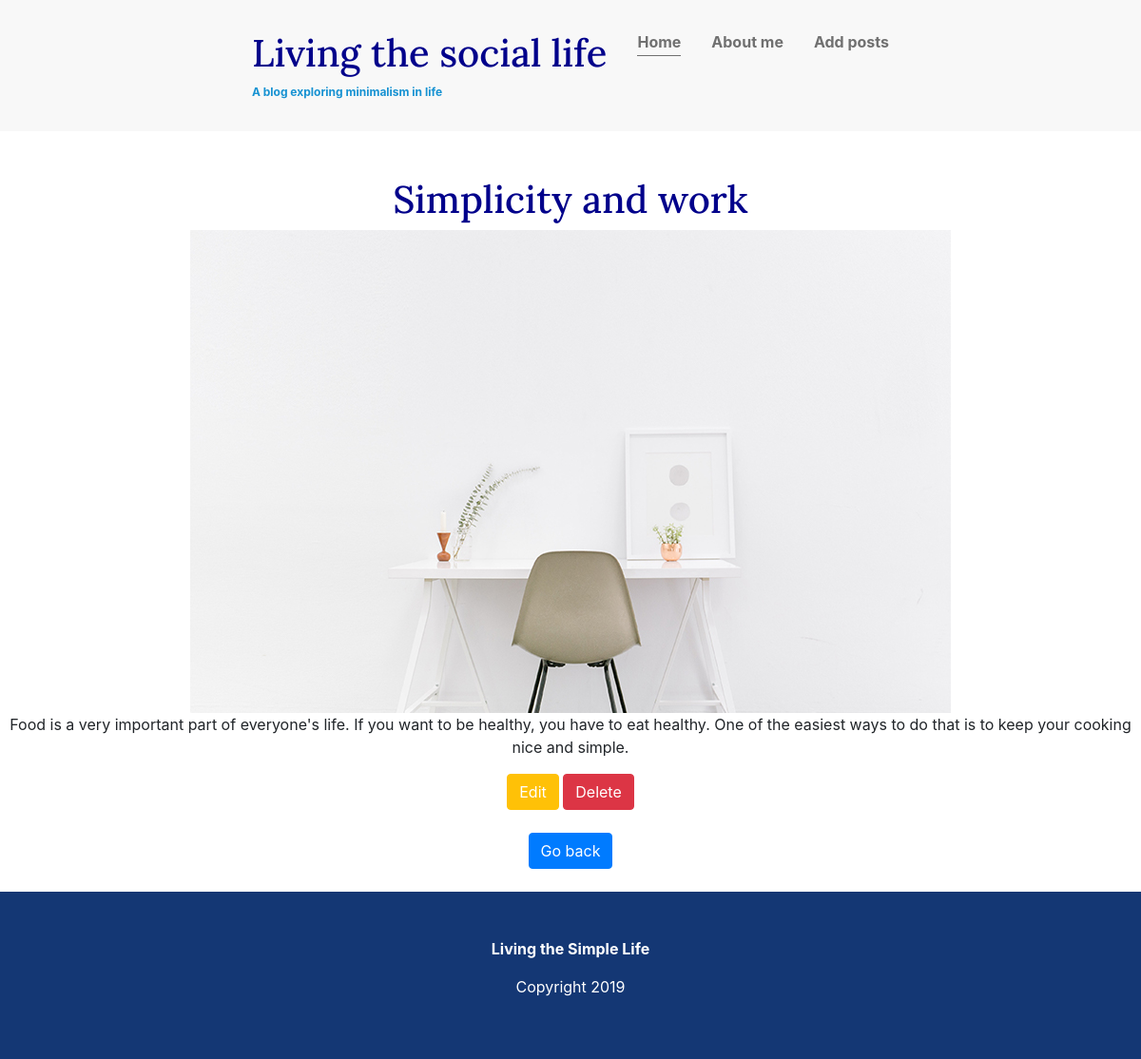
Page /article/8/ on the committed database.
### home/models.py (models this page shows, shortened)
class Article(models.Model):
    title = models.CharField(max_length=200)
    body = models.TextField()
    link_url = models.URLField()
    image = models.ImageField(upload_to='article_images/')
    date = models.DateField(auto_now_add=True)

### home/views.py (the view)
# urls.py: path('article/<int:id>/', views.article_detail, name='article'),
def article_detail(request, id):
    article = get_object_or_404(Article, id=id)
    return render(request, 'article.html', {'article': article})

### templates/article.html
{% extends 'base.html' %}
{% load static %}
{% block content %}
<body>
    <center>
        <h1>{{ article.title }}</h1>
        <img src="{{ article.image.url }}" alt="{{ article.image }}">
        <p>{{ article.body }}</p>
        <button class="btn btn-warning">
            <a href="{% url 'edit_article' article.id %}" style="color: white; text-decoration: none;">Edit</a>
        </button>
        <button class="btn btn-danger">
            <a href="{% url 'delete_article' article.id %}" style="color: white; text-decoration: none;">Delete</a>
        </button>
        <br>
        <br>
        <a href="{% url 'index' %}" class="btn btn-primary">Go back</a><br><br>
    </center>
</body>
{% endblock %}

### static/styles/styles.css (style rules this page uses)
body { margin: 0; font-family: 'Ubuntu', sans-serif; font-size: 1.125rem; font-weight: 300; }
img { max-width: 100%; display: block; }
h1, h2, h3 { font-family: 'Lora', serif; font-weight: 400; color: #143774; margin-top: 0; }
h1 { font-size: 2rem; margin: 0; }
a { color: #1792d2; }
h1 { color:darkblue; text-align: center; }

### rows in the picture
Article: title "Simplicity and work", image (picture), body "Food is a very important part of everyone's life. If you want to be healthy, you have to eat healthy. One of the easiest ways to do that is to keep your cooking nice and simple."
